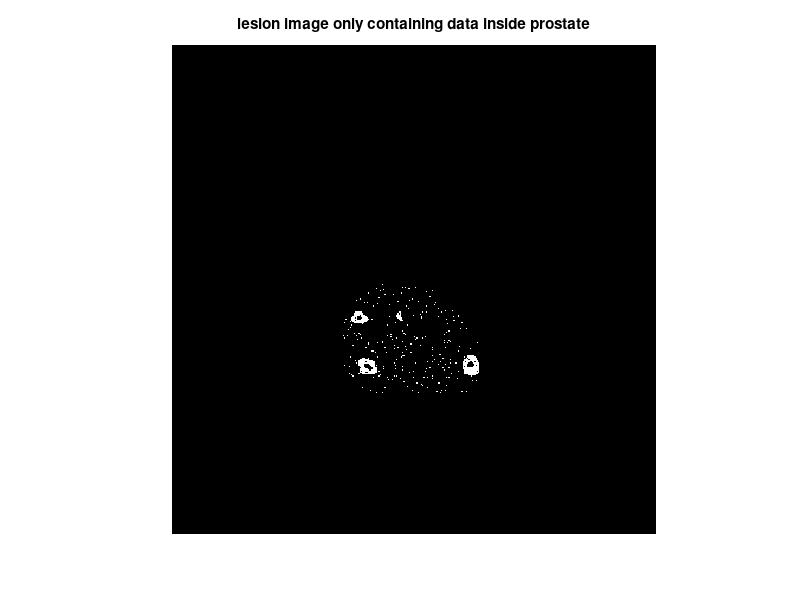
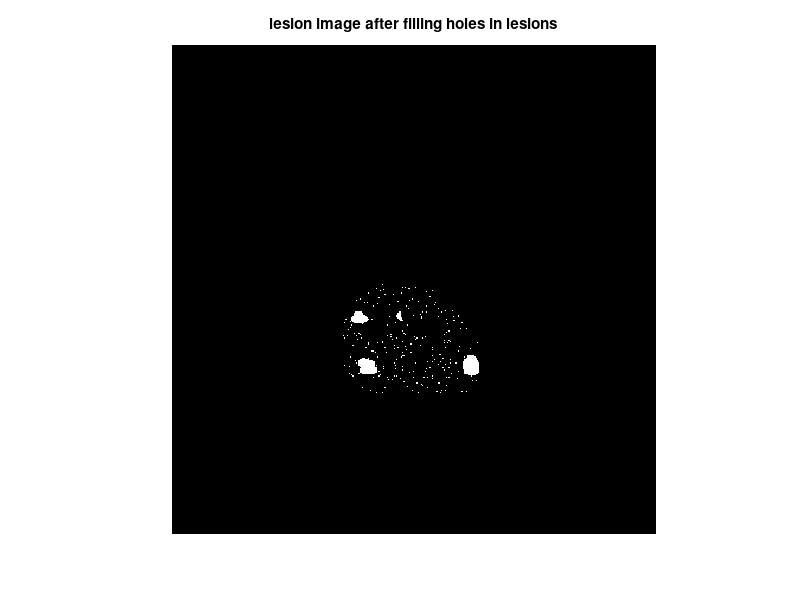

Recreate these plots in MATLAB, in order. (Note: this script raises an error after producing the figures.)
prostate = load("prostate.mat").PM;
lesion_noise = load("lesionNoise.mat").I1;

% figure
% subplot(1,2,1)
% imshow(prostate, [])
% subplot(1,2,2)
% imshow(lesion_noise, [])

% Question 1

% removing noise
lesion_p = lesion_noise .* prostate;
figure
imshow(lesion_p)
title("lesion image only containing data inside prostate")

% hole filling
lesion_hole_fill = imfill(lesion_p, 'holes');
figure
imshow(lesion_hole_fill)
title("lesion image after filling holes in lesions")

% opening
% creating structuring element
B = create_struct(14);

% applying opening operation
lesion_opened = imopen(lesion_hole_fill,B);

% display
figure
imshow(lesion_opened)
title("lesion image after being opened")

% Question 2

% boundary extraction
% dilated image
lesion_dilated = imdilate(lesion_opened, create_struct(10));
figure
imshow(lesion_dilated)
title("dilated lesion")

% subtracting
lesion_boundary = lesion_dilated - lesion_opened;
imshow(lesion_boundary)
title("peri-tumoral region")

% final
figure
subplot(2,2,1)
imshow(lesion_noise)
title("(A) lesion")
subplot(2,2,2)
imshow(prostate)
title("(B) prostate")
subplot(2,2,3)
imshow(lesion_opened)
title("(C) clinically relevant")
subplot(2,2,4)
imshow(lesion_boundary)
title("(D) peri-tumoral")

% functions

% create structuring element
function B = create_struct(size)

[cols, rows] = meshgrid(1:size,1:size);
center = size/2;
r = round(size/3);
B = double((rows - center).^2 + (cols - center).^2 <= r.^2);

end


